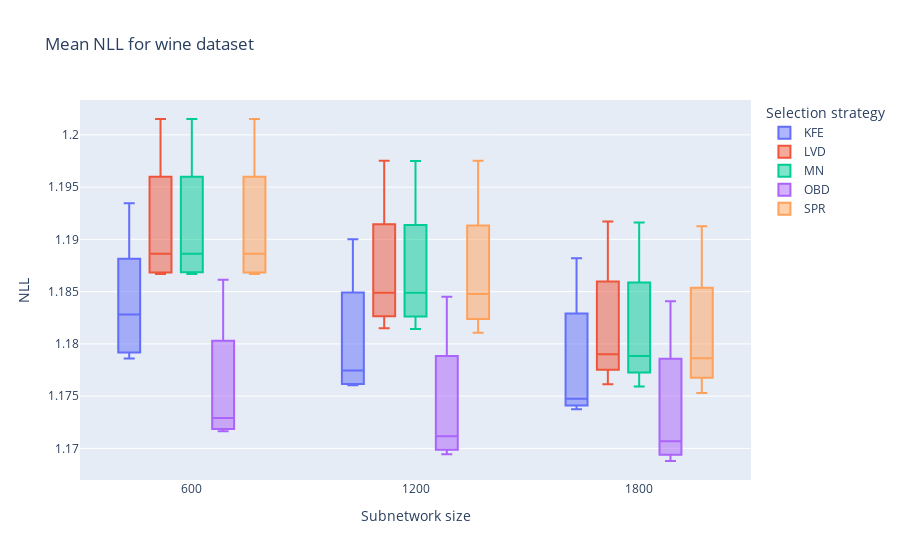

The cell this chart's notebook holds for it:
### Markdown cell above
#### Plot Mean and Standard Deviation of Negative Log Likelihoods of different selection strategies on wine dataset

### Code cell
plot_nll(path="results/wine_STANDARD_*LA*.json", title="Mean NLL for wine dataset")

### Figure 1 — Plotly figure (JSON) as saved in the notebook; plotly's stock layout.template omitted (floating-point values rounded to 4 significant figures)
{"data": [{"alignmentgroup": "True", "customdata": [[0, "STANDARD"], [0, "STANDARD"], [0, "STANDARD"], [1, "STANDARD"], [1, "STANDARD"], [1, "STANDARD"], [2, "STANDARD"], [2, "STANDARD"], [2, "STANDARD"], [3, "STANDARD"], [3, "STANDARD"], [3, "STANDARD"], [4, "STANDARD"], [4, "STANDARD"], [4, "STANDARD"]], "hovertemplate": "Selection strategy=KFE<br>Subnetwork size=%{x}<br>NLL=%{y}<br>seed=%{customdata[0]}<br>split=%{customdata[1]}<extra></extra>", "legendgroup": "KFE", "marker": {"color": "#636efa"}, "name": "KFE", "notched": false, "offsetgroup": "KFE", "orientation": "v", "quartilemethod": "exclusive", "showlegend": true, "type": "box", "x": [600, 1200, 1800, 600, 1200, 1800, 600, 1200, 1800, 600, 1200, 1800, 600, 1200, 1800], "x0": " ", "xaxis": "x", "y": [1.18, 1.177, 1.175, 1.183, 1.18, 1.178, 1.183, 1.176, 1.174, 1.193, 1.19, 1.188, 1.179, 1.176, 1.174], "y0": " ", "yaxis": "y"}, {"alignmentgroup": "True", "customdata": [[0, "STANDARD"], [0, "STANDARD"], [0, "STANDARD"], [1, "STANDARD"], [1, "STANDARD"], [1, "STANDARD"], [2, "STANDARD"], [2, "STANDARD"], [2, "STANDARD"], [3, "STANDARD"], [3, "STANDARD"], [3, "STANDARD"], [4, "STANDARD"], [4, "STANDARD"], [4, "STANDARD"]], "hovertemplate": "Selection strategy=LVD<br>Subnetwork size=%{x}<br>NLL=%{y}<br>seed=%{customdata[0]}<br>split=%{customdata[1]}<extra></extra>", "legendgroup": "LVD", "marker": {"color": "#EF553B"}, "name": "LVD", "notched": false, "offsetgroup": "LVD", "orientation": "v", "quartilemethod": "exclusive", "showlegend": true, "type": "box", "x": [600, 1200, 1800, 600, 1200, 1800, 600, 1200, 1800, 600, 1200, 1800, 600, 1200, 1800], "x0": " ", "xaxis": "x", "y": [1.187, 1.184, 1.179, 1.189, 1.185, 1.18, 1.19, 1.185, 1.179, 1.202, 1.198, 1.192, 1.187, 1.181, 1.176], "y0": " ", "yaxis": "y"}, {"alignmentgroup": "True", "customdata": [[0, "STANDARD"], [0, "STANDARD"], [0, "STANDARD"], [1, "STANDARD"], [1, "STANDARD"], [1, "STANDARD"], [2, "STANDARD"], [2, "STANDARD"], [2, "STANDARD"], [3, "STANDARD"], [3, "STANDARD"], [3, "STANDARD"], [4, "STANDARD"], [4, "STANDARD"], [4, "STANDARD"]], "hovertemplate": "Selection strategy=MN<br>Subnetwork size=%{x}<br>NLL=%{y}<br>seed=%{customdata[0]}<br>split=%{customdata[1]}<extra></extra>", "legendgroup": "MN", "marker": {"color": "#00cc96"}, "name": "MN", "notched": false, "offsetgroup": "MN", "orientation": "v", "quartilemethod": "exclusive", "showlegend": true, "type": "box", "x": [600, 1200, 1800, 600, 1200, 1800, 600, 1200, 1800, 600, 1200, 1800, 600, 1200, 1800], "x0": " ", "xaxis": "x", "y": [1.187, 1.184, 1.179, 1.189, 1.185, 1.18, 1.19, 1.185, 1.179, 1.202, 1.197, 1.192, 1.187, 1.181, 1.176], "y0": " ", "yaxis": "y"}, {"alignmentgroup": "True", "customdata": [[0, "STANDARD"], [0, "STANDARD"], [0, "STANDARD"], [1, "STANDARD"], [1, "STANDARD"], [1, "STANDARD"], [2, "STANDARD"], [2, "STANDARD"], [2, "STANDARD"], [3, "STANDARD"], [3, "STANDARD"], [3, "STANDARD"], [4, "STANDARD"], [4, "STANDARD"], [4, "STANDARD"]], "hovertemplate": "Selection strategy=OBD<br>Subnetwork size=%{x}<br>NLL=%{y}<br>seed=%{customdata[0]}<br>split=%{customdata[1]}<extra></extra>", "legendgroup": "OBD", "marker": {"color": "#ab63fa"}, "name": "OBD", "notched": false, "offsetgroup": "OBD", "orientation": "v", "quartilemethod": "exclusive", "showlegend": true, "type": "box", "x": [600, 1200, 1800, 600, 1200, 1800, 600, 1200, 1800, 600, 1200, 1800, 600, 1200, 1800], "x0": " ", "xaxis": "x", "y": [1.173, 1.171, 1.171, 1.174, 1.173, 1.173, 1.172, 1.169, 1.169, 1.186, 1.185, 1.184, 1.172, 1.17, 1.17], "y0": " ", "yaxis": "y"}, {"alignmentgroup": "True", "customdata": [[0, "STANDARD"], [0, "STANDARD"], [0, "STANDARD"], [1, "STANDARD"], [1, "STANDARD"], [1, "STANDARD"], [2, "STANDARD"], [2, "STANDARD"], [2, "STANDARD"], [3, "STANDARD"], [3, "STANDARD"], [3, "STANDARD"], [4, "STANDARD"], [4, "STANDARD"], [4, "STANDARD"]], "hovertemplate": "Selection strategy=SPR<br>Subnetwork size=%{x}<br>NLL=%{y}<br>seed=%{customdata[0]}<br>split=%{customdata[1]}<extra></extra>", "legendgroup": "SPR", "marker": {"color": "#FFA15A"}, "name": "SPR", "notched": false, "offsetgroup": "SPR", "orientation": "v", "quartilemethod": "exclusive", "showlegend": true, "type": "box", "x": [600, 1200, 1800, 600, 1200, 1800, 600, 1200, 1800, 600, 1200, 1800, 600, 1200, 1800], "x0": " ", "xaxis": "x", "y": [1.187, 1.184, 1.179, 1.189, 1.185, 1.179, 1.19, 1.185, 1.178, 1.202, 1.198, 1.191, 1.187, 1.181, 1.175], "y0": " ", "yaxis": "y"}], "layout": {"boxmode": "group", "legend": {"title": {"text": "Selection strategy"}, "tracegroupgap": 0}, "title": {"text": "Mean NLL for wine dataset"}, "xaxis": {"anchor": "y", "domain": [0, 1], "title": {"text": "Subnetwork size"}}, "yaxis": {"anchor": "x", "domain": [0, 1], "title": {"text": "NLL"}}}}
